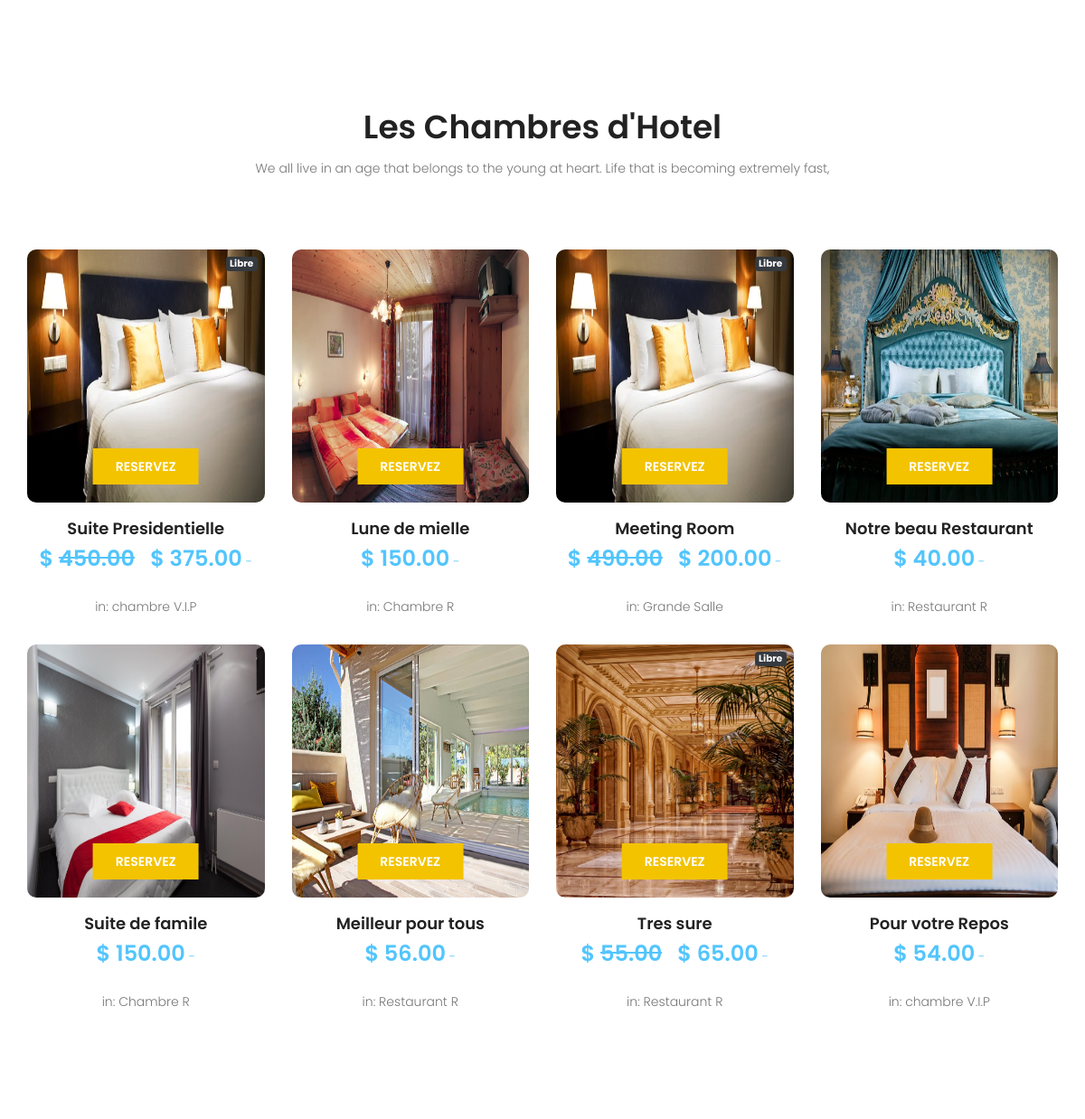
Before: / (middle part) with the older database file.
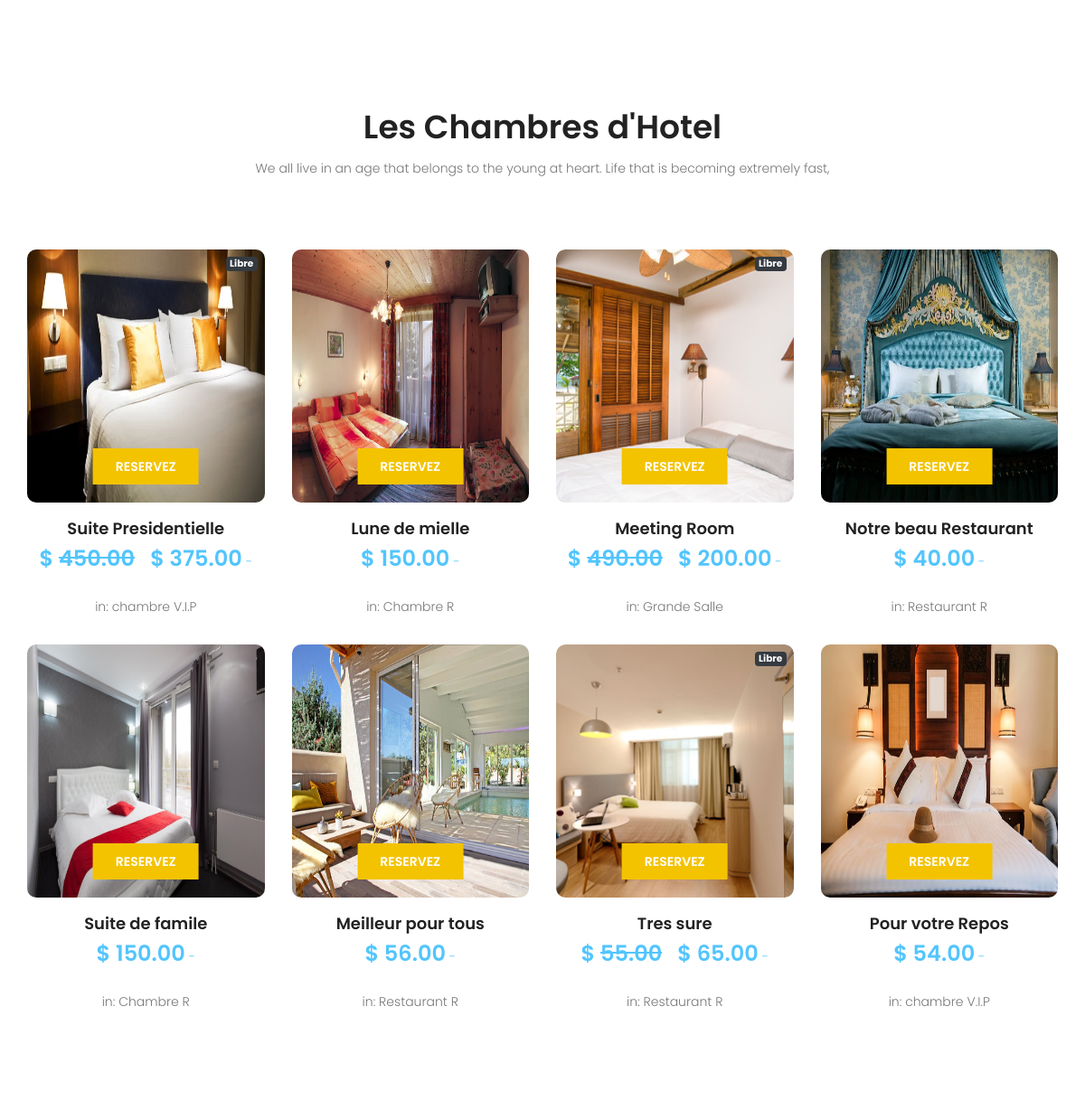
After: the same page with the newer database file.
### serena_app/models.py (models this page shows, shortened)
class Product(models.Model):
    name = models.CharField(max_length=58)
    price = models.DecimalField(default=0, decimal_places=2, max_digits=6)
    category = models.ForeignKey(Category, on_delete=models.CASCADE, default=1)
    description = models.CharField(max_length=250, default='', blank=True, null=True)
    image = models.ImageField(upload_to='uploads/product/')
    is_sale = models.BooleanField(default=False)
    sale_price = models.DecimalField(default=0, decimal_places=2, max_digits=6)

class Category(models.Model):
    name = models.CharField(max_length=58)
    def __str__(self):
        return self.name
    class Meta:
        verbose_name_plural = 'categories'

### serena_app/views.py (the view)
# urls.py: 2. Add a URL to urlpatterns:  path('', views.home, name='home')
def home(request):
    products = Product.objects.all()
    return render(request, 'home.html', {'products':products})

### reserver/context_processors.py (called while the page is built)
def reserver(request):
    return{'reserver': Reserver(request)}

### reserver/reserver.py (called while the page is built)
    def __len__(self):
        return len(self.reserver)

### serena_app/templates/home.html (shortened to what this page needs)
{% extends 'base.html' %}
{% block content%}
<section class="accomodation_area section_gap">
    <div class="container">
        <div class="section_title text-center">
            <h2 class="title_color">Les Chambres d'Hotel </h2>
            <p>We all live in an age that belongs to the young at heart. Life that is becoming extremely fast, </p>
        </div>
        <div class="row mb_30">
            {% for product in products %}
            {% if product.is_sale %}
            <div class="col-lg-3 col-sm-6">
                <div class="accomodation_item text-center">
                    <div class="hotel_img">
                        <div class="badge bg-dark text-white position-absolute" style="top: 0.5rem; right:0.5rem">
                            Libre
                        </div>
                        <img src="{{ product.image.url }}" alt="" width="100%" height="280px">
                        <a href="{% url 'product' product.id %}" class="btn theme_btn button_hover">Reservez </a>
                    </div>
                    <a href="#">
                        <h4 class="sec_h4">{{ product.name }}</h4>
                    </a>
                    <h5>$ <strike>{{ product.price }}</strike> &nbsp; $ {{ product.sale_price }}<small> -
                        </small></h5>
                    <br> in: {{ product.category }}
                </div>
            </div>
            {% else%}
            <div class="col-lg-3 col-sm-6">
                <div class="accomodation_item text-center">
                    <div class="hotel_img">
                        <img src="{{ product.image.url }}" alt="" width="100%" height="280px">
                        <a href="{% url 'product' product.id %}" class="btn theme_btn button_hover">Reservez </a>
                    </div>
                    <a href="#">
                        <h4 class="sec_h4">{{ product.name }}</h4>
                    </a>
                    <h5>$ {{ product.price }}<small> - </small></h5>
                    <br> in: {{ product.category }}
                </div>
            </div>
            {% endif %}
            {% endfor %}
        </div>
    </div>
</section>
{% endblock %}

### serena_app/templates/base.html (shortened to what this page needs)
{% load static %}
{% include 'head.html' %}
<body>
    {% block content%}
    {% endblock content%}
    {% include 'footer.html' %}

### serena_app/templates/head.html (shortened to what this page needs)
{% load static %}
<!doctype html>
<html lang="en">
<head>
    <link rel="stylesheet" href=" {% static 'css/bootstrap.css' %}">
    <link rel="stylesheet" href="{% static 'vendors/linericon/style.css' %}">
    <link rel="stylesheet" href="{% static 'css/font-awesome.min.css' %}">
    <link rel="stylesheet" href="{% static 'vendors/owl-carousel/owl.carousel.min.css' %}">
    <link rel="stylesheet" href="{% static 'vendors/bootstrap-datepicker/bootstrap-datetimepicker.min.css' %}">
    <link rel="stylesheet" href="{% static 'vendors/nice-select/css/nice-select.css' %}">
    <link rel="stylesheet" href="{% static 'vendors/owl-carousel/owl.carousel.min.css' %}">
    <link rel="stylesheet" href="{% static 'css/style.css' %}">
    <link rel="stylesheet" href="{% static 'css/responsive.css' %}">
</head>

### serena_app/templates/navbar.html (shortened to what this page needs)
{% load static %}

### serena_app/templates/temoignage.html (shortened to what this page needs)
{% load static %}

### serena_app/templates/footer.html (shortened to what this page needs)
{% load static %}
</body>
</html>

### static/css/style.css (style rules this page uses)
a { text-decoration: none; -webkit-transition: all 0.3s ease-in-out; -o-transition: all 0.3s ease-in-out; transition: all 0.3s ease-in-out; }
body { line-height: 24px; font-size: 14px; font-family: "Poppins", sans-serif; font-weight: 300; color: #777777; }
section { background: #fff; }
h1, h2, h3, h4, h5, h6 { font-family: "Poppins", sans-serif; font-weight: 600; }
@media (min-width: 1200px) { .container { max-width: 1170px; } }
.section_gap { padding: 120px 0; }
.mb_30 { margin-bottom: -30px; }
.section_title { margin-bottom: 75px; }
.section_title h2 { font-size: 36px; line-height: 45px; font-weight: 600; }
.section_title p { font-size: 14px; line-height: 30px; color: #777777; margin-bottom: 0px; }
.title_color { color: #222222; }
.theme_btn { font-size: 14px; line-height: 30px; text-transform: uppercase; color: #fff; font-weight: 600; background: #f3c300; padding: 5px 30px; }
.theme_btn:before { background: #f8b100; }
.button_hover { border-radius: 0px; position: relative; z-index: 1; -webkit-transition: all 0.3s linear; -o-transition: all 0.3s linear; transition: all 0.3s linear; overflow: hidden; border: 0px; display: inline-block; text-align: center; }
.button_hover:before { content: ""; width: 100%; height: 100%; left: 0; top: 0; position: absolute; -webkit-transform: translateX(-100%); -ms-transform: translateX(-100%); transform: translateX(-100%); z-index: -1; background: #f8b100; -webkit-transition: all 0.3s linear; -o-transition: all 0.3s linear; transition: all 0.3s linear; opacity: 0; }
.accomodation_item { margin-bottom: 30px; }
.accomodation_item .hotel_img { position: relative; margin-bottom: 10px; overflow: hidden; border-radius: 10px; }
.accomodation_item .hotel_img img { -webkit-transition: all 0.4s linear; -o-transition: all 0.4s linear; transition: all 0.4s linear; }
.accomodation_item .hotel_img .theme_btn { position: absolute; bottom: 20px; left: 50%; -webkit-transform: translate(-50%); -ms-transform: translate(-50%); transform: translate(-50%); padding: 5px 25px; max-width: 128px; }
.accomodation_item h5 { font-size: 24px; line-height: 28px; color: #52c5fd; font-weight: 600; margin-bottom: 0px; }
.accomodation_item h5 small { font-weight: 300; font-size: 14px; }
.sec_h4 { font-size: 18px; line-height: 38px; font-weight: 600; color: #222222; margin-bottom: 0px; }
h2 { font-size: 30px; }
h4 { font-size: 18px; }
h5 { font-size: 16px; }
h1, h2, h3, h4, h5, h6 { line-height: 1.5em; }

Changed rows visible on the page:
changed Product "Meeting Room": image: a different picture
changed Product "Tres sure": image: a different picture
